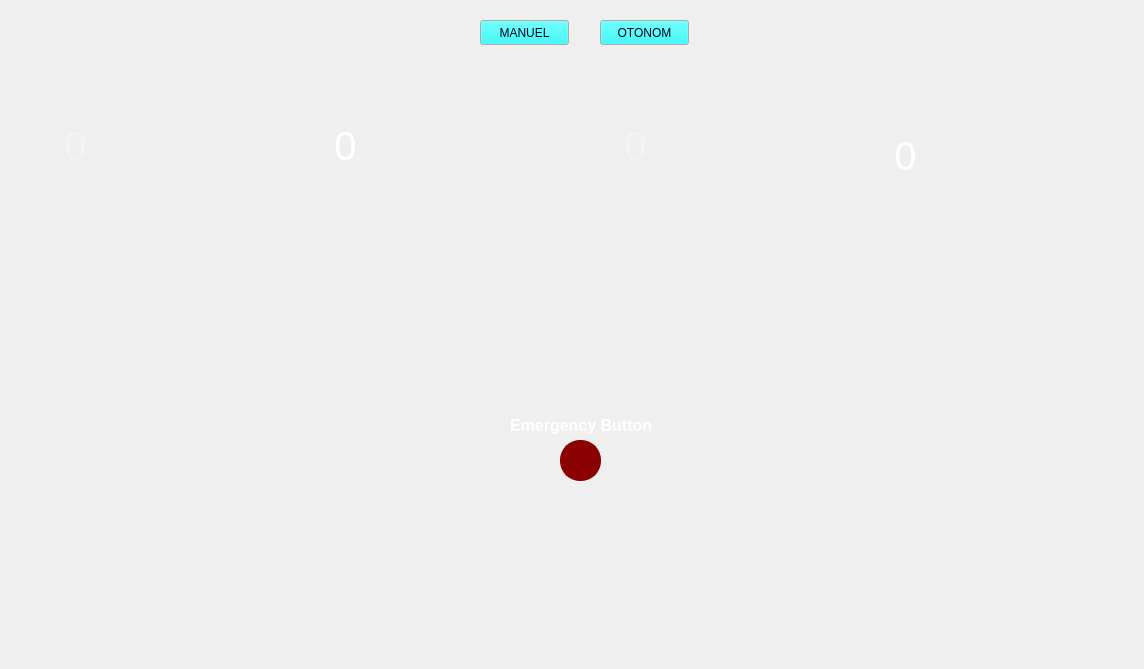
    <widget class="QWidget" name="control_panel">
     <property name="baseSize">
      <size>
       <width>1160</width>
       <height>800</height>
      </size>
     </property>
     <property name="focusPolicy">
      <enum>Qt::ClickFocus</enum>
     </property>
     <widget class="QLabel" name="control_label">
      <property name="geometry">
       <rect>
        <x>0</x>
        <y>0</y>
        <width>1135</width>
        <height>660</height>
       </rect>
      </property>
      <property name="minimumSize">
       <size>
        <width>1135</width>
        <height>660</height>
       </size>
      </property>
      <property name="maximumSize">
       <size>
        <width>1135</width>
        <height>660</height>
       </size>
      </property>
      <property name="text">
       <string/>
      </property>
      <property name="pixmap">
       <pixmap>app_pic/panel.jpg</pixmap>
      </property>
      <property name="scaledContents">
       <bool>true</bool>
      </property>
     </widget>
     <widget class="QLabel" name="camera_panel">
      <property name="geometry">
       <rect>
        <x>110</x>
        <y>350</y>
        <width>371</width>
        <height>261</height>
       </rect>
      </property>
      <property name="text">
       <string/>
      </property>
      <property name="pixmap">
       <pixmap>camera_img/camera.jpg</pixmap>
      </property>
      <property name="scaledContents">
       <bool>true</bool>
      </property>
     </widget>
     <widget class="QLabel" name="map_panel">
      <property name="geometry">
       <rect>
        <x>700</x>
        <y>350</y>
        <width>371</width>
        <height>261</height>
       </rect>
      </property>
      <property name="text">
       <string/>
      </property>
      <property name="pixmap">
       <pixmap>map_img/map.jpg</pixmap>
      </property>
      <property name="scaledContents">
       <bool>true</bool>
      </property>
     </widget>
     <widget class="QPushButton" name="manuelButton">
      <property name="geometry">
       <rect>
        <x>480</x>
        <y>20</y>
        <width>89</width>
        <height>25</height>
       </rect>
      </property>
      <property name="palette">
       <palette>
        <active>
         <colorrole role="Button">
          <brush brushstyle="SolidPattern">
           <color alpha="255">
            <red>11</red>
            <green>247</green>
            <blue>245</blue>
           </color>
          </brush>
         </colorrole>
         <colorrole role="ButtonText">
          <brush brushstyle="SolidPattern">
           <color alpha="255">
            <red>1</red>
            <green>1</green>
            <blue>39</blue>
           </color>
          </brush>
         </colorrole>
        </active>
        <inactive>
         <colorrole role="Button">
          <brush brushstyle="SolidPattern">
           <color alpha="255">
            <red>11</red>
            <green>247</green>
            <blue>245</blue>
           </color>
          </brush>
         </colorrole>
         <colorrole role="ButtonText">
          <brush brushstyle="SolidPattern">
           <color alpha="255">
            <red>1</red>
            <green>1</green>
            <blue>39</blue>
           </color>
          </brush>
         </colorrole>
        </inactive>
        <disabled>
         <colorrole role="Button">
          <brush brushstyle="SolidPattern">
           <color alpha="255">
            <red>11</red>
            <green>247</green>
            <blue>245</blue>
           </color>
          </brush>
         </colorrole>
         <colorrole role="ButtonText">
          <brush brushstyle="SolidPattern">
           <color alpha="255">
            <red>190</red>
            <green>190</green>
            <blue>190</blue>
           </color>
          </brush>
         </colorrole>
        </disabled>
       </palette>
      </property>
      <property name="text">
       <string>MANUEL</string>
      </property>
     </widget>
     <widget class="QPushButton" name="otonombutton">
      <property name="geometry">
       <rect>
        <x>600</x>
        <y>20</y>
        <width>89</width>
        <height>25</height>
       </rect>
      </property>
      <property name="palette">
       <palette>
        <active>
         <colorrole role="Button">
          <brush brushstyle="SolidPattern">
           <color alpha="255">
            <red>11</red>
            <green>247</green>
            <blue>245</blue>
           </color>
          </brush>
         </colorrole>
         <colorrole role="ButtonText">
          <brush brushstyle="SolidPattern">
           <color alpha="255">
            <red>1</red>
            <green>1</green>
            <blue>39</blue>
           </color>
          </brush>
         </colorrole>
        </active>
        <inactive>
         <colorrole role="Button">
          <brush brushstyle="SolidPattern">
           <color alpha="255">
            <red>11</red>
            <green>247</green>
            <blue>245</blue>
           </color>
          </brush>
         </colorrole>
         <colorrole role="ButtonText">
          <brush brushstyle="SolidPattern">
           <color alpha="255">
            <red>1</red>
            <green>1</green>
            <blue>39</blue>
           </color>
          </brush>
         </colorrole>
        </inactive>
        <disabled>
         <colorrole role="Button">
          <brush brushstyle="SolidPattern">
           <color alpha="255">
            <red>11</red>
            <green>247</green>
            <blue>245</blue>
           </color>
          </brush>
         </colorrole>
         <colorrole role="ButtonText">
          <brush brushstyle="SolidPattern">
           <color alpha="255">
            <red>190</red>
            <green>190</green>
            <blue>190</blue>
           </color>
          </brush>
         </colorrole>
        </disabled>
       </palette>
      </property>
      <property name="text">
       <string>OTONOM</string>
      </property>
     </widget>
     <widget class="QLabel" name="temp_label">
      <property name="geometry">
       <rect>
        <x>590</x>
        <y>120</y>
        <width>91</width>
        <height>51</height>
       </rect>
      </property>
      <property name="palette">
       <palette>
        <active>
         <colorrole role="WindowText">
          <brush brushstyle="SolidPattern">
           <color alpha="255">
            <red>243</red>
            <green>243</green>
            <blue>243</blue>
           </color>
          </brush>
         </colorrole>
        </active>
        <inactive>
         <colorrole role="WindowText">
          <brush brushstyle="SolidPattern">
           <color alpha="255">
            <red>243</red>
            <green>243</green>
            <blue>243</blue>
           </color>
          </brush>
         </colorrole>
        </inactive>
        <disabled>
         <colorrole role="WindowText">
          <brush brushstyle="SolidPattern">
           <color alpha="255">
            <red>190</red>
            <green>190</green>
            <blue>190</blue>
           </color>
          </brush>
         </colorrole>
        </disabled>
       </palette>
      </property>
      <property name="font">
       <font>
        <pointsize>30</pointsize>
        <weight>50</weight>
        <bold>false</bold>
       </font>
      </property>
      <property name="frameShape">
       <enum>QFrame::NoFrame</enum>
      </property>
      <property name="text">
       <string>0</string>
      </property>
      <property name="alignment">
       <set>Qt::AlignCenter</set>
      </property>
     </widget>
     <widget class="QLabel" name="sarj_label">
      <property name="geometry">
       <rect>
        <x>300</x>
        <y>120</y>
        <width>91</width>
        <height>51</height>
       </rect>
      </property>
      <property name="palette">
       <palette>
        <active>
         <colorrole role="WindowText">
          <brush brushstyle="SolidPattern">
           <color alpha="255">
            <red>255</red>
            <green>255</green>
            <blue>255</blue>
           </color>
          </brush>
         </colorrole>
         <colorrole role="AlternateBase">
          <brush brushstyle="SolidPattern">
           <color alpha="128">
            <red>0</red>
            <green>0</green>
            <blue>0</blue>
           </color>
          </brush>
         </colorrole>
        </active>
        <inactive>
         <colorrole role="WindowText">
          <brush brushstyle="SolidPattern">
           <color alpha="255">
            <red>255</red>
            <green>255</green>
            <blue>255</blue>
           </color>
          </brush>
         </colorrole>
         <colorrole role="AlternateBase">
          <brush brushstyle="SolidPattern">
           <color alpha="128">
            <red>0</red>
            <green>0</green>
            <blue>0</blue>
           </color>
          </brush>
         </colorrole>
        </inactive>
        <disabled>
         <colorrole role="WindowText">
          <brush brushstyle="SolidPattern">
           <color alpha="255">
            <red>190</red>
            <green>190</green>
            <blue>190</blue>
           </color>
          </brush>
         </colorrole>
         <colorrole role="AlternateBase">
          <brush brushstyle="SolidPattern">
           <color alpha="128">
            <red>0</red>
            <green>0</green>
            <blue>0</blue>
           </color>
          </brush>
         </colorrole>
        </disabled>
       </palette>
      </property>
      <property name="font">
       <font>
        <pointsize>30</pointsize>
       </font>
      </property>
      <property name="contextMenuPolicy">
       <enum>Qt::CustomContextMenu</enum>
      </property>
      <property name="frameShape">
       <enum>QFrame::NoFrame</enum>
      </property>
      <property name="text">
       <string>0</string>
      </property>
      <property name="scaledContents">
       <bool>true</bool>
      </property>
      <property name="alignment">
       <set>Qt::AlignCenter</set>
      </property>
     </widget>
     <widget class="QLabel" name="timer_label">
      <property name="geometry">
       <rect>
        <x>860</x>
        <y>130</y>
        <width>91</width>
        <height>51</height>
       </rect>
      </property>
      <property name="palette">
       <palette>
        <active>
         <colorrole role="WindowText">
          <brush brushstyle="SolidPattern">
           <color alpha="255">
            <red>255</red>
            <green>255</green>
            <blue>255</blue>
           </color>
          </brush>
         </colorrole>
        </active>
        <inactive>
         <colorrole role="WindowText">
          <brush brushstyle="SolidPattern">
           <color alpha="255">
            <red>255</red>
            <green>255</green>
            <blue>255</blue>
           </color>
          </brush>
         </colorrole>
        </inactive>
        <disabled>
         <colorrole role="WindowText">
          <brush brushstyle="SolidPattern">
           <color alpha="255">
            <red>190</red>
            <green>190</green>
            <blue>190</blue>
           </color>
          </brush>
         </colorrole>
        </disabled>
       </palette>
      </property>
      <property name="font">
       <font>
        <pointsize>30</pointsize>
       </font>
      </property>
      <property name="frameShape">
       <enum>QFrame::NoFrame</enum>
      </property>
      <property name="text">
       <string>0</string>
      </property>
      <property name="scaledContents">
       <bool>true</bool>
      </property>
      <property name="alignment">
       <set>Qt::AlignCenter</set>
      </property>
     </widget>
     <widget class="QLabel" name="vel_label">
      <property name="geometry">
       <rect>
        <x>30</x>
        <y>120</y>
        <width>91</width>
        <height>51</height>
       </rect>
      </property>
      <property name="palette">
       <palette>
        <active>
         <colorrole role="WindowText">
          <brush brushstyle="SolidPattern">
           <color alpha="255">
            <red>243</red>
            <green>243</green>
            <blue>243</blue>
           </color>
          </brush>
         </colorrole>
        </active>
        <inactive>
         <colorrole role="WindowText">
          <brush brushstyle="SolidPattern">
           <color alpha="255">
            <red>243</red>
            <green>243</green>
            <blue>243</blue>
           </color>
          </brush>
         </colorrole>
        </inactive>
        <disabled>
         <colorrole role="WindowText">
          <brush brushstyle="SolidPattern">
           <color alpha="255">
            <red>190</red>
            <green>190</green>
            <blue>190</blue>
           </color>
          </brush>
         </colorrole>
        </disabled>
       </palette>
      </property>
      <property name="font">
       <font>
        <pointsize>30</pointsize>
       </font>
      </property>
      <property name="frameShape">
       <enum>QFrame::NoFrame</enum>
      </property>
      <property name="text">
       <string>0</string>
      </property>
      <property name="alignment">
       <set>Qt::AlignCenter</set>
      </property>
     </widget>
     <widget class="QPushButton" name="pushButton">
      <property name="geometry">
       <rect>
        <x>560</x>
        <y>440</y>
        <width>41</width>
        <height>41</height>
       </rect>
      </property>
      <property name="styleSheet">
       <string notr="true">QPushButton {
                background-color: #8B0000;  /* Normalde kırmızı (Tomato) */
                border-radius: 20px;        
                color: white;               
                font-size: 18px;            
                padding: 15px;              
                border: 2px solid #8B0000;  /* Kenar rengi */
            }
            QPushButton:hover {
                background-color: #8B0000;  /* Üzerine gelindiğinde turuncu (DarkOrange) */
            }
</string>
      </property>
      <property name="text">
       <string/>
      </property>
     </widget>
     <widget class="QLabel" name="label_2">
      <property name="geometry">
       <rect>
        <x>510</x>
        <y>400</y>
        <width>141</width>
        <height>51</height>
       </rect>
      </property>
      <property name="palette">
       <palette>
        <active>
         <colorrole role="WindowText">
          <brush brushstyle="SolidPattern">
           <color alpha="255">
            <red>255</red>
            <green>255</green>
            <blue>255</blue>
           </color>
          </brush>
         </colorrole>
        </active>
        <inactive>
         <colorrole role="WindowText">
          <brush brushstyle="SolidPattern">
           <color alpha="255">
            <red>255</red>
            <green>255</green>
            <blue>255</blue>
           </color>
          </brush>
         </colorrole>
        </inactive>
        <disabled>
         <colorrole role="WindowText">
          <brush brushstyle="SolidPattern">
           <color alpha="255">
            <red>190</red>
            <green>190</green>
            <blue>190</blue>
           </color>
          </brush>
         </colorrole>
        </disabled>
       </palette>
      </property>
      <property name="font">
       <font>
        <pointsize>12</pointsize>
        <weight>75</weight>
        <bold>true</bold>
       </font>
      </property>
      <property name="text">
       <string>Emergency Button</string>
      </property>
     </widget>
    </widget>
